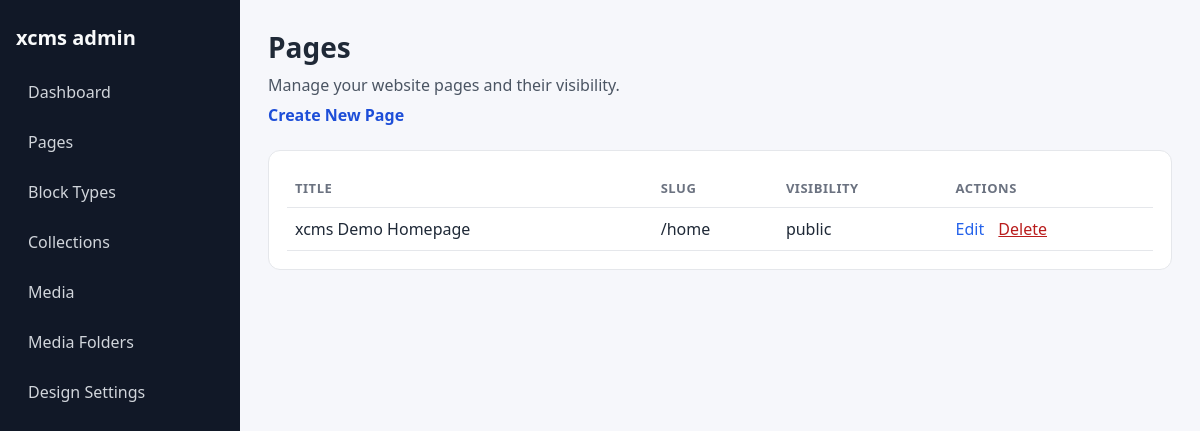
The app's page /admin/pages, older data.
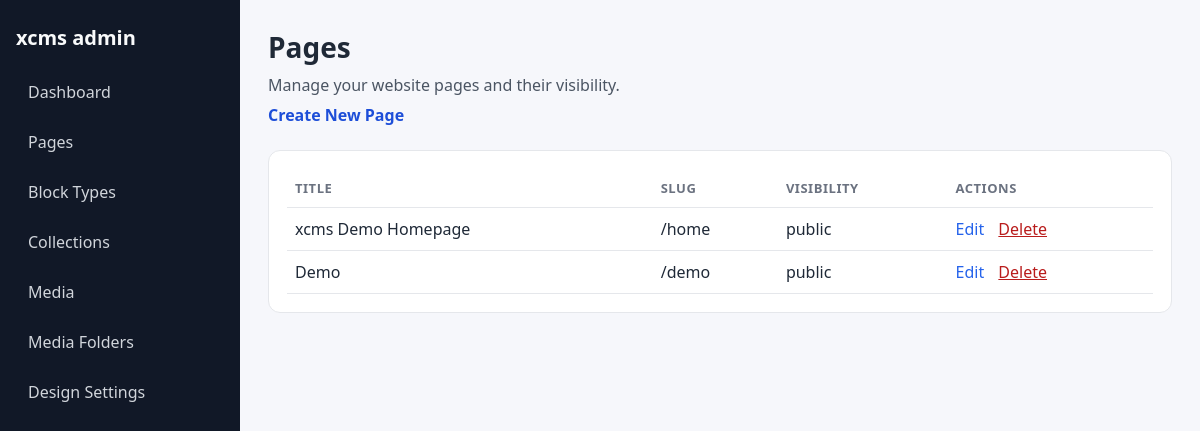
The same page, newer data.
### tables this page shows
CREATE TABLE pages (
    id INTEGER PRIMARY KEY AUTOINCREMENT,
    slug TEXT NOT NULL,
    title TEXT NOT NULL,
    description TEXT,
    visibility TEXT NOT NULL DEFAULT 'draft' CHECK (visibility IN ('public', 'private', 'draft')),
    seo_title TEXT,
    seo_description TEXT,
    created_at TEXT NOT NULL,
    updated_at TEXT NOT NULL
);

### app/Core/View.php (called while the page is built, shortened)
<?php
class View
{
    private string $basePath;
    public function __construct()
    {
        $this->basePath = BASE_PATH . '/app/Views';
    }
    public function render(string $view, array $data = []): string
    {
        $path = $this->basePath . '/' . $view . '.php';
        extract($data, EXTR_SKIP);
        require $path;
        return ob_get_clean();
    }
}

### app/Core/Controller.php (called while the page is built, shortened)
<?php
abstract class Controller
{
    protected function render(string $view, array $data = [], string $layout = 'main'): void
    {
        $viewEngine = new View();
        $content = $viewEngine->render($view, $data);
    }
}

### app/Controllers/Admin/PageAdminController.php (called while the page is built, shortened)
<?php
class PageAdminController extends Controller
{
    private PageRepository $pageRepository;
    public function __construct(\App\Core\Request $request, \App\Core\Response $response)
    {
        $this->pageRepository = new PageRepository();
    }
    public function index(): void
    {
        $pages = $this->pageRepository->all();
        $this->render('admin/pages/index', [
            'pageTitle' => 'Manage Pages',
            'pages' => $pages,
            'flash' => $this->readFlashFromQuery(),
        ], 'admin');
    }
    private function readFlashFromQuery(): ?array
    {
        return null;
    }
}

### public/index.php (called while the page is built, shortened)
<?php
try {
    $request = new Request();
    $response = new Response();
    $router = new Router();
    $routes = require dirname(__DIR__) . '/routes.php';
    foreach ($routes as $path => $handler) {
        $router->get($path, $handler);
        $router->post($path, $handler);
    }
    $router->setSlugFallback('PageController', 'show');
    $router->dispatch($request, $response);
} catch (\Exception $e) {
    http_response_code(500);
    echo '<h1>Error</h1>';
    echo '<p>' . htmlspecialchars($e->getMessage()) . '</p>';
    if (getenv('APP_DEBUG')) {
        echo '<pre>' . htmlspecialchars($e->getTraceAsString()) . '</pre>';
    }
}

### app/Core/Autoloader.php (called while the page is built, shortened)
<?php
class Autoloader
{
    private static string $basePath;
    public static function register(string $basePath): void
    {
        self::$basePath = $basePath;
    }
    public static function load(string $class): void
    {
        $path = self::$basePath . '/app/' . str_replace('\\', '/', substr($class, 4)) . '.php';
    }
}

### app/Core/Database.php (called while the page is built, shortened)
<?php
class Database
{
    private static ?PDO $instance = null;
    public static function initialize(string $dbPath): void
    {
        try {
            self::$instance = new PDO(
                'sqlite:' . $dbPath,
                null,
                null,
                [
                    PDO::ATTR_ERRMODE => PDO::ERRMODE_EXCEPTION,
                    PDO::ATTR_DEFAULT_FETCH_MODE => PDO::FETCH_ASSOC,
                ]
            );
        } catch (\PDOException $e) {
            throw new \RuntimeException('Database connection failed: ' . $e->getMessage());
        }
    }
    public static function connection(): PDO
    {
        return self::$instance;
    }
}

### app/Repositories/BaseRepository.php (called while the page is built, shortened)
<?php
abstract class BaseRepository
{
    protected string $table;
    protected PDO $db;
    public function __construct()
    {
        $this->db = Database::connection();
    }
    protected function hydrate(array $row): object
    {
        return new $this->modelClass($row);
    }
    protected function hydrateAll(array $rows): array
    {
        return array_map($this->hydrate(...), $rows);
    }
    public function all(): array
    {
        $stmt = $this->db->query("SELECT * FROM {$this->table}");
        return $this->hydrateAll($stmt->fetchAll(PDO::FETCH_ASSOC));
    }
}

### app/Models/Page.php (called while the page is built, shortened)
<?php
class Page
{
    public function fromArray(array $data): self
    {
        return $this;
    }
}

### app/Views/admin/pages/index.php (the view, shortened to what the changed rows need)
<section class="admin-page-header">
    <h2>Pages</h2>
</section>
<section class="admin-grid">
    <div class="stat-card">
        <?php if (empty($pages)): ?>
            <p>No pages found.</p>
        <?php else: ?>
            <table class="admin-table">
                <thead>
                <tr>
                    <th>Title</th>
                    <th>Slug</th>
                    <th>Visibility</th>
                    <th>Actions</th>
                </tr>
                </thead>
                <tbody>
                <?php foreach ($pages as $page): ?>
                    <tr>
                        <td><?= htmlspecialchars((string) $page->title, ENT_QUOTES | ENT_SUBSTITUTE, 'UTF-8') ?></td>
                        <td>/<?= htmlspecialchars((string) $page->slug, ENT_QUOTES | ENT_SUBSTITUTE, 'UTF-8') ?></td>
                        <td><?= htmlspecialchars((string) $page->visibility, ENT_QUOTES | ENT_SUBSTITUTE, 'UTF-8') ?></td>
                        <td>
                            <a href="/admin/pages/<?= (int) $page->id ?>/edit">Edit</a>
                            <form method="post" action="/admin/pages" class="inline-form" onsubmit="return confirm('Delete this page?');">
                                <button type="submit" class="link-button">Delete</button>
                            </form>
                        </td>
                    </tr>
                <?php endforeach; ?>
                </tbody>
            </table>
        <?php endif; ?>
    </div>
</section>

Row changes from the older to the newer data that the page shows:
added pages: title "Demo", slug "demo", visibility "public"
